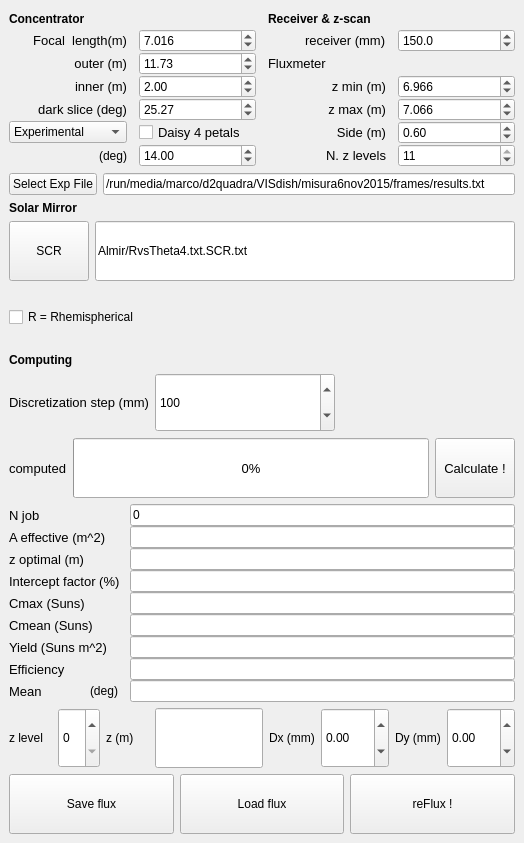
<?xml version="1.0" encoding="UTF-8"?>
<ui version="4.0">
 <class>SimulDish_DLG</class>
 <widget class="QWidget" name="SimulDish_DLG">
  <property name="geometry">
   <rect>
    <x>0</x>
    <y>0</y>
    <width>524</width>
    <height>843</height>
   </rect>
  </property>
  <property name="sizePolicy">
   <sizepolicy hsizetype="Expanding" vsizetype="Expanding">
    <horstretch>0</horstretch>
    <verstretch>0</verstretch>
   </sizepolicy>
  </property>
  <property name="windowTitle">
   <string>SimulDish</string>
  </property>
  <layout class="QVBoxLayout" name="verticalLayout">
   <item>
    <layout class="QGridLayout" name="gridLayout">
     <property name="sizeConstraint">
      <enum>QLayout::SetNoConstraint</enum>
     </property>
     <property name="horizontalSpacing">
      <number>12</number>
     </property>
     <property name="verticalSpacing">
      <number>0</number>
     </property>
     <item row="0" column="0">
      <widget class="QLabel" name="label_30">
       <property name="sizePolicy">
        <sizepolicy hsizetype="Expanding" vsizetype="Expanding">
         <horstretch>0</horstretch>
         <verstretch>0</verstretch>
        </sizepolicy>
       </property>
       <property name="font">
        <font>
         <weight>75</weight>
         <bold>true</bold>
        </font>
       </property>
       <property name="text">
        <string>Concentrator</string>
       </property>
      </widget>
     </item>
     <item row="0" column="1">
      <spacer name="horizontalSpacer_2">
       <property name="orientation">
        <enum>Qt::Horizontal</enum>
       </property>
       <property name="sizeHint" stdset="0">
        <size>
         <width>40</width>
         <height>20</height>
        </size>
       </property>
      </spacer>
     </item>
     <item row="0" column="2">
      <widget class="QLabel" name="label_31">
       <property name="sizePolicy">
        <sizepolicy hsizetype="Expanding" vsizetype="Expanding">
         <horstretch>0</horstretch>
         <verstretch>0</verstretch>
        </sizepolicy>
       </property>
       <property name="font">
        <font>
         <weight>75</weight>
         <bold>true</bold>
        </font>
       </property>
       <property name="text">
        <string>Receiver &amp; z-scan</string>
       </property>
      </widget>
     </item>
     <item row="0" column="3">
      <spacer name="horizontalSpacer">
       <property name="orientation">
        <enum>Qt::Horizontal</enum>
       </property>
       <property name="sizeHint" stdset="0">
        <size>
         <width>40</width>
         <height>20</height>
        </size>
       </property>
      </spacer>
     </item>
     <item row="1" column="0">
      <widget class="QLabel" name="label_5">
       <property name="sizePolicy">
        <sizepolicy hsizetype="Expanding" vsizetype="Expanding">
         <horstretch>0</horstretch>
         <verstretch>0</verstretch>
        </sizepolicy>
       </property>
       <property name="font">
        <font>
         <family>Arial</family>
         <pointsize>10</pointsize>
        </font>
       </property>
       <property name="text">
        <string>Focal  length(m)</string>
       </property>
       <property name="alignment">
        <set>Qt::AlignRight|Qt::AlignTrailing|Qt::AlignVCenter</set>
       </property>
      </widget>
     </item>
     <item row="1" column="1">
      <widget class="QDoubleSpinBox" name="dSB_Rc">
       <property name="sizePolicy">
        <sizepolicy hsizetype="Expanding" vsizetype="Expanding">
         <horstretch>0</horstretch>
         <verstretch>0</verstretch>
        </sizepolicy>
       </property>
       <property name="decimals">
        <number>3</number>
       </property>
       <property name="singleStep">
        <double>0.001000000000000</double>
       </property>
       <property name="value">
        <double>7.016000000000000</double>
       </property>
      </widget>
     </item>
     <item row="1" column="2">
      <layout class="QHBoxLayout" name="horizontalLayout_5">
       <property name="sizeConstraint">
        <enum>QLayout::SetNoConstraint</enum>
       </property>
       <item>
        <widget class="QLabel" name="label_10">
         <property name="sizePolicy">
          <sizepolicy hsizetype="Expanding" vsizetype="Expanding">
           <horstretch>0</horstretch>
           <verstretch>0</verstretch>
          </sizepolicy>
         </property>
         <property name="font">
          <font>
           <family>Symbol</family>
           <pointsize>12</pointsize>
          </font>
         </property>
         <property name="text">
          <string></string>
         </property>
        </widget>
       </item>
       <item>
        <widget class="QLabel" name="label_11">
         <property name="sizePolicy">
          <sizepolicy hsizetype="Expanding" vsizetype="Expanding">
           <horstretch>0</horstretch>
           <verstretch>0</verstretch>
          </sizepolicy>
         </property>
         <property name="font">
          <font>
           <family>Arial</family>
           <pointsize>10</pointsize>
          </font>
         </property>
         <property name="text">
          <string>receiver (mm)</string>
         </property>
        </widget>
       </item>
      </layout>
     </item>
     <item row="1" column="3">
      <widget class="QDoubleSpinBox" name="dSB_Dreceiver">
       <property name="sizePolicy">
        <sizepolicy hsizetype="Expanding" vsizetype="Expanding">
         <horstretch>0</horstretch>
         <verstretch>0</verstretch>
        </sizepolicy>
       </property>
       <property name="decimals">
        <number>1</number>
       </property>
       <property name="maximum">
        <double>1000.000000000000000</double>
       </property>
       <property name="value">
        <double>150.000000000000000</double>
       </property>
      </widget>
     </item>
     <item row="4" column="3">
      <widget class="QDoubleSpinBox" name="dSB_zmax">
       <property name="sizePolicy">
        <sizepolicy hsizetype="Expanding" vsizetype="Expanding">
         <horstretch>0</horstretch>
         <verstretch>0</verstretch>
        </sizepolicy>
       </property>
       <property name="decimals">
        <number>3</number>
       </property>
       <property name="singleStep">
        <double>0.010000000000000</double>
       </property>
       <property name="value">
        <double>7.066000000000000</double>
       </property>
      </widget>
     </item>
     <item row="2" column="0">
      <layout class="QHBoxLayout" name="horizontalLayout_2">
       <property name="sizeConstraint">
        <enum>QLayout::SetNoConstraint</enum>
       </property>
       <item>
        <widget class="QLabel" name="label_3">
         <property name="sizePolicy">
          <sizepolicy hsizetype="Expanding" vsizetype="Expanding">
           <horstretch>0</horstretch>
           <verstretch>0</verstretch>
          </sizepolicy>
         </property>
         <property name="font">
          <font>
           <family>Symbol</family>
           <pointsize>12</pointsize>
          </font>
         </property>
         <property name="text">
          <string></string>
         </property>
         <property name="alignment">
          <set>Qt::AlignRight|Qt::AlignTrailing|Qt::AlignVCenter</set>
         </property>
        </widget>
       </item>
       <item>
        <widget class="QLabel" name="label_4">
         <property name="sizePolicy">
          <sizepolicy hsizetype="Expanding" vsizetype="Expanding">
           <horstretch>0</horstretch>
           <verstretch>0</verstretch>
          </sizepolicy>
         </property>
         <property name="font">
          <font>
           <family>Arial</family>
           <pointsize>10</pointsize>
          </font>
         </property>
         <property name="text">
          <string>outer (m)</string>
         </property>
         <property name="alignment">
          <set>Qt::AlignRight|Qt::AlignTrailing|Qt::AlignVCenter</set>
         </property>
        </widget>
       </item>
      </layout>
     </item>
     <item row="2" column="1">
      <widget class="QDoubleSpinBox" name="dSB_Fouter">
       <property name="sizePolicy">
        <sizepolicy hsizetype="Expanding" vsizetype="Expanding">
         <horstretch>0</horstretch>
         <verstretch>0</verstretch>
        </sizepolicy>
       </property>
       <property name="decimals">
        <number>2</number>
       </property>
       <property name="value">
        <double>11.730000000000000</double>
       </property>
      </widget>
     </item>
     <item row="2" column="2">
      <widget class="QLabel" name="label_13">
       <property name="sizePolicy">
        <sizepolicy hsizetype="Expanding" vsizetype="Expanding">
         <horstretch>0</horstretch>
         <verstretch>0</verstretch>
        </sizepolicy>
       </property>
       <property name="font">
        <font>
         <family>Arial</family>
         <pointsize>10</pointsize>
        </font>
       </property>
       <property name="text">
        <string>Fluxmeter</string>
       </property>
      </widget>
     </item>
     <item row="2" column="3">
      <spacer name="horizontalSpacer_3">
       <property name="orientation">
        <enum>Qt::Horizontal</enum>
       </property>
       <property name="sizeHint" stdset="0">
        <size>
         <width>40</width>
         <height>20</height>
        </size>
       </property>
      </spacer>
     </item>
     <item row="3" column="0">
      <layout class="QHBoxLayout" name="horizontalLayout">
       <property name="sizeConstraint">
        <enum>QLayout::SetNoConstraint</enum>
       </property>
       <item>
        <widget class="QLabel" name="label">
         <property name="sizePolicy">
          <sizepolicy hsizetype="Expanding" vsizetype="Expanding">
           <horstretch>0</horstretch>
           <verstretch>0</verstretch>
          </sizepolicy>
         </property>
         <property name="font">
          <font>
           <family>Symbol</family>
           <pointsize>12</pointsize>
          </font>
         </property>
         <property name="text">
          <string></string>
         </property>
         <property name="alignment">
          <set>Qt::AlignRight|Qt::AlignTrailing|Qt::AlignVCenter</set>
         </property>
        </widget>
       </item>
       <item>
        <widget class="QLabel" name="label_2">
         <property name="sizePolicy">
          <sizepolicy hsizetype="Expanding" vsizetype="Expanding">
           <horstretch>0</horstretch>
           <verstretch>0</verstretch>
          </sizepolicy>
         </property>
         <property name="font">
          <font>
           <family>Arial</family>
           <pointsize>10</pointsize>
          </font>
         </property>
         <property name="text">
          <string>inner (m)</string>
         </property>
         <property name="alignment">
          <set>Qt::AlignRight|Qt::AlignTrailing|Qt::AlignVCenter</set>
         </property>
        </widget>
       </item>
      </layout>
     </item>
     <item row="3" column="1">
      <widget class="QDoubleSpinBox" name="dSB_Finner">
       <property name="sizePolicy">
        <sizepolicy hsizetype="Expanding" vsizetype="Expanding">
         <horstretch>0</horstretch>
         <verstretch>0</verstretch>
        </sizepolicy>
       </property>
       <property name="decimals">
        <number>2</number>
       </property>
       <property name="value">
        <double>2.000000000000000</double>
       </property>
      </widget>
     </item>
     <item row="3" column="2">
      <widget class="QLabel" name="label_14">
       <property name="sizePolicy">
        <sizepolicy hsizetype="Expanding" vsizetype="Expanding">
         <horstretch>0</horstretch>
         <verstretch>0</verstretch>
        </sizepolicy>
       </property>
       <property name="font">
        <font>
         <family>Arial</family>
         <pointsize>10</pointsize>
        </font>
       </property>
       <property name="text">
        <string>z min (m)</string>
       </property>
       <property name="alignment">
        <set>Qt::AlignRight|Qt::AlignTrailing|Qt::AlignVCenter</set>
       </property>
      </widget>
     </item>
     <item row="3" column="3">
      <widget class="QDoubleSpinBox" name="dSB_zmin">
       <property name="sizePolicy">
        <sizepolicy hsizetype="Expanding" vsizetype="Expanding">
         <horstretch>0</horstretch>
         <verstretch>0</verstretch>
        </sizepolicy>
       </property>
       <property name="decimals">
        <number>3</number>
       </property>
       <property name="singleStep">
        <double>0.010000000000000</double>
       </property>
       <property name="value">
        <double>6.966000000000000</double>
       </property>
      </widget>
     </item>
     <item row="4" column="0">
      <layout class="QHBoxLayout" name="horizontalLayout_3">
       <property name="sizeConstraint">
        <enum>QLayout::SetNoConstraint</enum>
       </property>
       <item>
        <widget class="QLabel" name="label_6">
         <property name="sizePolicy">
          <sizepolicy hsizetype="Expanding" vsizetype="Expanding">
           <horstretch>0</horstretch>
           <verstretch>0</verstretch>
          </sizepolicy>
         </property>
         <property name="font">
          <font>
           <family>Symbol</family>
           <pointsize>12</pointsize>
          </font>
         </property>
         <property name="text">
          <string></string>
         </property>
         <property name="alignment">
          <set>Qt::AlignRight|Qt::AlignTrailing|Qt::AlignVCenter</set>
         </property>
        </widget>
       </item>
       <item>
        <widget class="QLabel" name="label_7">
         <property name="sizePolicy">
          <sizepolicy hsizetype="Expanding" vsizetype="Expanding">
           <horstretch>0</horstretch>
           <verstretch>0</verstretch>
          </sizepolicy>
         </property>
         <property name="font">
          <font>
           <family>Arial</family>
           <pointsize>10</pointsize>
          </font>
         </property>
         <property name="text">
          <string>dark slice (deg)</string>
         </property>
         <property name="alignment">
          <set>Qt::AlignRight|Qt::AlignTrailing|Qt::AlignVCenter</set>
         </property>
        </widget>
       </item>
      </layout>
     </item>
     <item row="4" column="1">
      <widget class="QDoubleSpinBox" name="dSB_Dalpha">
       <property name="sizePolicy">
        <sizepolicy hsizetype="Expanding" vsizetype="Expanding">
         <horstretch>0</horstretch>
         <verstretch>0</verstretch>
        </sizepolicy>
       </property>
       <property name="decimals">
        <number>2</number>
       </property>
       <property name="maximum">
        <double>360.000000000000000</double>
       </property>
       <property name="value">
        <double>25.270000000000000</double>
       </property>
      </widget>
     </item>
     <item row="4" column="2">
      <widget class="QLabel" name="label_15">
       <property name="sizePolicy">
        <sizepolicy hsizetype="Expanding" vsizetype="Expanding">
         <horstretch>0</horstretch>
         <verstretch>0</verstretch>
        </sizepolicy>
       </property>
       <property name="font">
        <font>
         <family>Arial</family>
         <pointsize>10</pointsize>
        </font>
       </property>
       <property name="text">
        <string>z max (m)</string>
       </property>
       <property name="alignment">
        <set>Qt::AlignRight|Qt::AlignTrailing|Qt::AlignVCenter</set>
       </property>
      </widget>
     </item>
     <item row="5" column="3">
      <widget class="QDoubleSpinBox" name="dSB_fluxmeter">
       <property name="sizePolicy">
        <sizepolicy hsizetype="Expanding" vsizetype="Expanding">
         <horstretch>0</horstretch>
         <verstretch>0</verstretch>
        </sizepolicy>
       </property>
       <property name="decimals">
        <number>2</number>
       </property>
       <property name="singleStep">
        <double>0.100000000000000</double>
       </property>
       <property name="value">
        <double>0.600000000000000</double>
       </property>
      </widget>
     </item>
     <item row="5" column="1">
      <widget class="QCheckBox" name="checkBox_daisy">
       <property name="sizePolicy">
        <sizepolicy hsizetype="Expanding" vsizetype="Expanding">
         <horstretch>0</horstretch>
         <verstretch>0</verstretch>
        </sizepolicy>
       </property>
       <property name="font">
        <font>
         <family>Arial</family>
         <pointsize>10</pointsize>
        </font>
       </property>
       <property name="text">
        <string>Daisy 4 petals</string>
       </property>
      </widget>
     </item>
     <item row="6" column="1">
      <widget class="QDoubleSpinBox" name="dSB_Beta">
       <property name="sizePolicy">
        <sizepolicy hsizetype="Expanding" vsizetype="Expanding">
         <horstretch>0</horstretch>
         <verstretch>0</verstretch>
        </sizepolicy>
       </property>
       <property name="decimals">
        <number>2</number>
       </property>
       <property name="maximum">
        <double>80.000000000000000</double>
       </property>
       <property name="singleStep">
        <double>0.100000000000000</double>
       </property>
       <property name="value">
        <double>14.000000000000000</double>
       </property>
      </widget>
     </item>
     <item row="5" column="2">
      <widget class="QLabel" name="label_17">
       <property name="sizePolicy">
        <sizepolicy hsizetype="Expanding" vsizetype="Expanding">
         <horstretch>0</horstretch>
         <verstretch>0</verstretch>
        </sizepolicy>
       </property>
       <property name="font">
        <font>
         <family>Arial</family>
         <pointsize>10</pointsize>
        </font>
       </property>
       <property name="text">
        <string> Side (m)</string>
       </property>
       <property name="alignment">
        <set>Qt::AlignRight|Qt::AlignTrailing|Qt::AlignVCenter</set>
       </property>
      </widget>
     </item>
     <item row="6" column="0">
      <layout class="QHBoxLayout" name="horizontalLayout_4">
       <property name="sizeConstraint">
        <enum>QLayout::SetNoConstraint</enum>
       </property>
       <item>
        <widget class="QLabel" name="label_8">
         <property name="sizePolicy">
          <sizepolicy hsizetype="Expanding" vsizetype="Expanding">
           <horstretch>0</horstretch>
           <verstretch>0</verstretch>
          </sizepolicy>
         </property>
         <property name="font">
          <font>
           <family>Symbol</family>
           <pointsize>12</pointsize>
          </font>
         </property>
         <property name="text">
          <string></string>
         </property>
         <property name="alignment">
          <set>Qt::AlignRight|Qt::AlignTrailing|Qt::AlignVCenter</set>
         </property>
        </widget>
       </item>
       <item>
        <widget class="QLabel" name="label_9">
         <property name="sizePolicy">
          <sizepolicy hsizetype="Expanding" vsizetype="Expanding">
           <horstretch>0</horstretch>
           <verstretch>0</verstretch>
          </sizepolicy>
         </property>
         <property name="maximumSize">
          <size>
           <width>35</width>
           <height>16777215</height>
          </size>
         </property>
         <property name="text">
          <string>(deg)</string>
         </property>
         <property name="alignment">
          <set>Qt::AlignRight|Qt::AlignTrailing|Qt::AlignVCenter</set>
         </property>
        </widget>
       </item>
      </layout>
     </item>
     <item row="6" column="3">
      <widget class="QSpinBox" name="spinBox_Nz">
       <property name="sizePolicy">
        <sizepolicy hsizetype="Expanding" vsizetype="Expanding">
         <horstretch>0</horstretch>
         <verstretch>0</verstretch>
        </sizepolicy>
       </property>
       <property name="maximum">
        <number>11</number>
       </property>
       <property name="value">
        <number>11</number>
       </property>
      </widget>
     </item>
     <item row="6" column="2">
      <widget class="QLabel" name="label_25">
       <property name="sizePolicy">
        <sizepolicy hsizetype="Expanding" vsizetype="Expanding">
         <horstretch>0</horstretch>
         <verstretch>0</verstretch>
        </sizepolicy>
       </property>
       <property name="font">
        <font>
         <family>Arial</family>
         <pointsize>10</pointsize>
        </font>
       </property>
       <property name="text">
        <string>N. z levels</string>
       </property>
       <property name="alignment">
        <set>Qt::AlignRight|Qt::AlignTrailing|Qt::AlignVCenter</set>
       </property>
      </widget>
     </item>
     <item row="5" column="0">
      <widget class="QComboBox" name="comboBox_shape">
       <property name="currentIndex">
        <number>2</number>
       </property>
       <item>
        <property name="text">
         <string>Spherical</string>
        </property>
       </item>
       <item>
        <property name="text">
         <string>Paraboloid</string>
        </property>
       </item>
       <item>
        <property name="text">
         <string>Experimental</string>
        </property>
       </item>
      </widget>
     </item>
    </layout>
   </item>
   <item>
    <layout class="QHBoxLayout" name="horizontalLayout_6">
     <item>
      <widget class="QPushButton" name="pushButton_expFile">
       <property name="text">
        <string>Select Exp File</string>
       </property>
      </widget>
     </item>
     <item>
      <widget class="QLineEdit" name="lineEdit_expFile">
       <property name="text">
        <string>/run/media/marco/d2quadra/VISdish/misura6nov2015/frames/results.txt</string>
       </property>
      </widget>
     </item>
    </layout>
   </item>
   <item>
    <widget class="QLabel" name="label_32">
     <property name="font">
      <font>
       <weight>75</weight>
       <bold>true</bold>
      </font>
     </property>
     <property name="text">
      <string>Solar Mirror</string>
     </property>
    </widget>
   </item>
   <item>
    <layout class="QHBoxLayout" name="horizontalLayout_11">
     <item>
      <widget class="QPushButton" name="pushButton_SCR">
       <property name="sizePolicy">
        <sizepolicy hsizetype="Minimum" vsizetype="Expanding">
         <horstretch>0</horstretch>
         <verstretch>0</verstretch>
        </sizepolicy>
       </property>
       <property name="text">
        <string>SCR</string>
       </property>
      </widget>
     </item>
     <item>
      <widget class="QLineEdit" name="lineEdit_SCR">
       <property name="sizePolicy">
        <sizepolicy hsizetype="Expanding" vsizetype="Expanding">
         <horstretch>0</horstretch>
         <verstretch>0</verstretch>
        </sizepolicy>
       </property>
       <property name="text">
        <string>Almir/RvsTheta4.txt.SCR.txt</string>
       </property>
      </widget>
     </item>
    </layout>
   </item>
   <item>
    <widget class="QCheckBox" name="checkBox_Rh">
     <property name="sizePolicy">
      <sizepolicy hsizetype="Expanding" vsizetype="Expanding">
       <horstretch>0</horstretch>
       <verstretch>0</verstretch>
      </sizepolicy>
     </property>
     <property name="text">
      <string>R = Rhemispherical</string>
     </property>
    </widget>
   </item>
   <item>
    <widget class="QLabel" name="label_33">
     <property name="font">
      <font>
       <weight>75</weight>
       <bold>true</bold>
      </font>
     </property>
     <property name="text">
      <string>Computing</string>
     </property>
    </widget>
   </item>
   <item>
    <layout class="QHBoxLayout" name="horizontalLayout_8">
     <item>
      <widget class="QLabel" name="label_26">
       <property name="sizePolicy">
        <sizepolicy hsizetype="Minimum" vsizetype="Expanding">
         <horstretch>0</horstretch>
         <verstretch>0</verstretch>
        </sizepolicy>
       </property>
       <property name="font">
        <font>
         <family>Arial</family>
         <pointsize>10</pointsize>
        </font>
       </property>
       <property name="text">
        <string>Discretization step (mm)</string>
       </property>
      </widget>
     </item>
     <item>
      <widget class="QDoubleSpinBox" name="dSB_step">
       <property name="sizePolicy">
        <sizepolicy hsizetype="Expanding" vsizetype="Expanding">
         <horstretch>0</horstretch>
         <verstretch>0</verstretch>
        </sizepolicy>
       </property>
       <property name="decimals">
        <number>0</number>
       </property>
       <property name="maximum">
        <double>1000.000000000000000</double>
       </property>
       <property name="value">
        <double>100.000000000000000</double>
       </property>
      </widget>
     </item>
     <item>
      <spacer name="horizontalSpacer_4">
       <property name="orientation">
        <enum>Qt::Horizontal</enum>
       </property>
       <property name="sizeHint" stdset="0">
        <size>
         <width>40</width>
         <height>20</height>
        </size>
       </property>
      </spacer>
     </item>
    </layout>
   </item>
   <item>
    <layout class="QHBoxLayout" name="horizontalLayout_7">
     <property name="sizeConstraint">
      <enum>QLayout::SetNoConstraint</enum>
     </property>
     <item>
      <widget class="QLabel" name="label_18">
       <property name="sizePolicy">
        <sizepolicy hsizetype="Minimum" vsizetype="Expanding">
         <horstretch>0</horstretch>
         <verstretch>0</verstretch>
        </sizepolicy>
       </property>
       <property name="font">
        <font>
         <family>Arial</family>
         <pointsize>10</pointsize>
        </font>
       </property>
       <property name="text">
        <string>computed</string>
       </property>
      </widget>
     </item>
     <item>
      <widget class="QProgressBar" name="progressBar">
       <property name="sizePolicy">
        <sizepolicy hsizetype="Expanding" vsizetype="Expanding">
         <horstretch>0</horstretch>
         <verstretch>0</verstretch>
        </sizepolicy>
       </property>
       <property name="font">
        <font>
         <family>Arial</family>
         <pointsize>10</pointsize>
        </font>
       </property>
       <property name="value">
        <number>0</number>
       </property>
      </widget>
     </item>
     <item>
      <widget class="QPushButton" name="pushButton_calculate">
       <property name="sizePolicy">
        <sizepolicy hsizetype="Minimum" vsizetype="Expanding">
         <horstretch>0</horstretch>
         <verstretch>0</verstretch>
        </sizepolicy>
       </property>
       <property name="font">
        <font>
         <family>Arial</family>
         <pointsize>10</pointsize>
        </font>
       </property>
       <property name="text">
        <string>Calculate !</string>
       </property>
      </widget>
     </item>
    </layout>
   </item>
   <item>
    <layout class="QGridLayout" name="gridLayout_3">
     <property name="sizeConstraint">
      <enum>QLayout::SetNoConstraint</enum>
     </property>
     <property name="horizontalSpacing">
      <number>6</number>
     </property>
     <property name="verticalSpacing">
      <number>0</number>
     </property>
     <item row="6" column="1">
      <widget class="QLineEdit" name="lineEdit_yield">
       <property name="sizePolicy">
        <sizepolicy hsizetype="Expanding" vsizetype="Expanding">
         <horstretch>0</horstretch>
         <verstretch>0</verstretch>
        </sizepolicy>
       </property>
      </widget>
     </item>
     <item row="0" column="0">
      <widget class="QLabel" name="label_24">
       <property name="sizePolicy">
        <sizepolicy hsizetype="Minimum" vsizetype="Expanding">
         <horstretch>0</horstretch>
         <verstretch>0</verstretch>
        </sizepolicy>
       </property>
       <property name="font">
        <font>
         <family>Arial</family>
         <pointsize>10</pointsize>
        </font>
       </property>
       <property name="text">
        <string>N job</string>
       </property>
      </widget>
     </item>
     <item row="0" column="1">
      <widget class="QLineEdit" name="lineEdit_Njob">
       <property name="sizePolicy">
        <sizepolicy hsizetype="Expanding" vsizetype="Expanding">
         <horstretch>0</horstretch>
         <verstretch>0</verstretch>
        </sizepolicy>
       </property>
       <property name="text">
        <string>0</string>
       </property>
      </widget>
     </item>
     <item row="1" column="0">
      <widget class="QLabel" name="label_19">
       <property name="sizePolicy">
        <sizepolicy hsizetype="Minimum" vsizetype="Expanding">
         <horstretch>0</horstretch>
         <verstretch>0</verstretch>
        </sizepolicy>
       </property>
       <property name="font">
        <font>
         <family>Arial</family>
         <pointsize>10</pointsize>
        </font>
       </property>
       <property name="text">
        <string>A effective (m^2)</string>
       </property>
      </widget>
     </item>
     <item row="1" column="1">
      <widget class="QLineEdit" name="lineEdit_A">
       <property name="sizePolicy">
        <sizepolicy hsizetype="Expanding" vsizetype="Expanding">
         <horstretch>0</horstretch>
         <verstretch>0</verstretch>
        </sizepolicy>
       </property>
      </widget>
     </item>
     <item row="2" column="0">
      <widget class="QLabel" name="label_21">
       <property name="sizePolicy">
        <sizepolicy hsizetype="Minimum" vsizetype="Expanding">
         <horstretch>0</horstretch>
         <verstretch>0</verstretch>
        </sizepolicy>
       </property>
       <property name="font">
        <font>
         <family>Arial</family>
         <pointsize>10</pointsize>
        </font>
       </property>
       <property name="text">
        <string>z optimal (m)</string>
       </property>
      </widget>
     </item>
     <item row="2" column="1">
      <widget class="QLineEdit" name="lineEdit_zOpt">
       <property name="sizePolicy">
        <sizepolicy hsizetype="Expanding" vsizetype="Expanding">
         <horstretch>0</horstretch>
         <verstretch>0</verstretch>
        </sizepolicy>
       </property>
      </widget>
     </item>
     <item row="3" column="0">
      <widget class="QLabel" name="label_20">
       <property name="sizePolicy">
        <sizepolicy hsizetype="Minimum" vsizetype="Expanding">
         <horstretch>0</horstretch>
         <verstretch>0</verstretch>
        </sizepolicy>
       </property>
       <property name="font">
        <font>
         <family>Arial</family>
         <pointsize>10</pointsize>
        </font>
       </property>
       <property name="text">
        <string>Intercept factor (%) </string>
       </property>
      </widget>
     </item>
     <item row="3" column="1">
      <widget class="QLineEdit" name="lineEdit_RC">
       <property name="sizePolicy">
        <sizepolicy hsizetype="Expanding" vsizetype="Expanding">
         <horstretch>0</horstretch>
         <verstretch>0</verstretch>
        </sizepolicy>
       </property>
      </widget>
     </item>
     <item row="4" column="0">
      <widget class="QLabel" name="label_22">
       <property name="sizePolicy">
        <sizepolicy hsizetype="Minimum" vsizetype="Expanding">
         <horstretch>0</horstretch>
         <verstretch>0</verstretch>
        </sizepolicy>
       </property>
       <property name="font">
        <font>
         <family>Arial</family>
         <pointsize>10</pointsize>
        </font>
       </property>
       <property name="text">
        <string>Cmax (Suns)</string>
       </property>
      </widget>
     </item>
     <item row="4" column="1">
      <widget class="QLineEdit" name="lineEdit_Cmax">
       <property name="sizePolicy">
        <sizepolicy hsizetype="Expanding" vsizetype="Expanding">
         <horstretch>0</horstretch>
         <verstretch>0</verstretch>
        </sizepolicy>
       </property>
      </widget>
     </item>
     <item row="5" column="0">
      <widget class="QLabel" name="label_23">
       <property name="sizePolicy">
        <sizepolicy hsizetype="Minimum" vsizetype="Expanding">
         <horstretch>0</horstretch>
         <verstretch>0</verstretch>
        </sizepolicy>
       </property>
       <property name="font">
        <font>
         <family>Arial</family>
         <pointsize>10</pointsize>
        </font>
       </property>
       <property name="text">
        <string>Cmean (Suns)</string>
       </property>
      </widget>
     </item>
     <item row="5" column="1">
      <widget class="QLineEdit" name="lineEdit_Cmean">
       <property name="sizePolicy">
        <sizepolicy hsizetype="Expanding" vsizetype="Expanding">
         <horstretch>0</horstretch>
         <verstretch>0</verstretch>
        </sizepolicy>
       </property>
      </widget>
     </item>
     <item row="8" column="0">
      <layout class="QHBoxLayout" name="horizontalLayout_9">
       <item>
        <widget class="QLabel" name="label_27">
         <property name="sizePolicy">
          <sizepolicy hsizetype="Minimum" vsizetype="Expanding">
           <horstretch>0</horstretch>
           <verstretch>0</verstretch>
          </sizepolicy>
         </property>
         <property name="font">
          <font>
           <family>Arial</family>
           <pointsize>10</pointsize>
          </font>
         </property>
         <property name="text">
          <string>Mean</string>
         </property>
        </widget>
       </item>
       <item>
        <widget class="QLabel" name="label_28">
         <property name="sizePolicy">
          <sizepolicy hsizetype="Minimum" vsizetype="Expanding">
           <horstretch>0</horstretch>
           <verstretch>0</verstretch>
          </sizepolicy>
         </property>
         <property name="font">
          <font>
           <family>Symbol</family>
           <pointsize>14</pointsize>
          </font>
         </property>
         <property name="text">
          <string></string>
         </property>
        </widget>
       </item>
       <item>
        <widget class="QLabel" name="label_29">
         <property name="sizePolicy">
          <sizepolicy hsizetype="Minimum" vsizetype="Expanding">
           <horstretch>0</horstretch>
           <verstretch>0</verstretch>
          </sizepolicy>
         </property>
         <property name="text">
          <string>(deg)</string>
         </property>
        </widget>
       </item>
      </layout>
     </item>
     <item row="8" column="1">
      <widget class="QLineEdit" name="lineEdit_thetaInc">
       <property name="sizePolicy">
        <sizepolicy hsizetype="Expanding" vsizetype="Expanding">
         <horstretch>0</horstretch>
         <verstretch>0</verstretch>
        </sizepolicy>
       </property>
      </widget>
     </item>
     <item row="6" column="0">
      <widget class="QLabel" name="label_34">
       <property name="sizePolicy">
        <sizepolicy hsizetype="Minimum" vsizetype="Expanding">
         <horstretch>0</horstretch>
         <verstretch>0</verstretch>
        </sizepolicy>
       </property>
       <property name="font">
        <font>
         <family>Arial</family>
         <pointsize>10</pointsize>
        </font>
       </property>
       <property name="text">
        <string>Yield (Suns m^2)</string>
       </property>
      </widget>
     </item>
     <item row="7" column="0">
      <widget class="QLabel" name="label_38">
       <property name="sizePolicy">
        <sizepolicy hsizetype="Minimum" vsizetype="Expanding">
         <horstretch>0</horstretch>
         <verstretch>0</verstretch>
        </sizepolicy>
       </property>
       <property name="font">
        <font>
         <family>Arial</family>
         <pointsize>10</pointsize>
        </font>
       </property>
       <property name="text">
        <string>Efficiency</string>
       </property>
      </widget>
     </item>
     <item row="7" column="1">
      <widget class="QLineEdit" name="lineEdit_Ceffi">
       <property name="sizePolicy">
        <sizepolicy hsizetype="Expanding" vsizetype="Expanding">
         <horstretch>0</horstretch>
         <verstretch>0</verstretch>
        </sizepolicy>
       </property>
      </widget>
     </item>
    </layout>
   </item>
   <item>
    <layout class="QHBoxLayout" name="horizontalLayout_12">
     <item>
      <widget class="QLabel" name="label_35">
       <property name="sizePolicy">
        <sizepolicy hsizetype="Minimum" vsizetype="Expanding">
         <horstretch>0</horstretch>
         <verstretch>0</verstretch>
        </sizepolicy>
       </property>
       <property name="text">
        <string>z level</string>
       </property>
      </widget>
     </item>
     <item>
      <widget class="QSpinBox" name="spinBox_NzF">
       <property name="sizePolicy">
        <sizepolicy hsizetype="Minimum" vsizetype="Expanding">
         <horstretch>0</horstretch>
         <verstretch>0</verstretch>
        </sizepolicy>
       </property>
      </widget>
     </item>
     <item>
      <widget class="QLabel" name="label_12">
       <property name="text">
        <string>z (m)</string>
       </property>
      </widget>
     </item>
     <item>
      <widget class="QLineEdit" name="lineEdit_zCurrent">
       <property name="sizePolicy">
        <sizepolicy hsizetype="Minimum" vsizetype="Expanding">
         <horstretch>0</horstretch>
         <verstretch>0</verstretch>
        </sizepolicy>
       </property>
       <property name="minimumSize">
        <size>
         <width>80</width>
         <height>0</height>
        </size>
       </property>
      </widget>
     </item>
     <item>
      <widget class="QLabel" name="label_36">
       <property name="sizePolicy">
        <sizepolicy hsizetype="Minimum" vsizetype="Expanding">
         <horstretch>0</horstretch>
         <verstretch>0</verstretch>
        </sizepolicy>
       </property>
       <property name="text">
        <string>Dx (mm)</string>
       </property>
      </widget>
     </item>
     <item>
      <widget class="QDoubleSpinBox" name="dSB_Dx">
       <property name="sizePolicy">
        <sizepolicy hsizetype="Minimum" vsizetype="Expanding">
         <horstretch>0</horstretch>
         <verstretch>0</verstretch>
        </sizepolicy>
       </property>
       <property name="minimum">
        <double>-500.000000000000000</double>
       </property>
       <property name="maximum">
        <double>500.000000000000000</double>
       </property>
      </widget>
     </item>
     <item>
      <widget class="QLabel" name="label_37">
       <property name="sizePolicy">
        <sizepolicy hsizetype="Minimum" vsizetype="Expanding">
         <horstretch>0</horstretch>
         <verstretch>0</verstretch>
        </sizepolicy>
       </property>
       <property name="text">
        <string>Dy (mm)</string>
       </property>
      </widget>
     </item>
     <item>
      <widget class="QDoubleSpinBox" name="dSB_Dy">
       <property name="sizePolicy">
        <sizepolicy hsizetype="Minimum" vsizetype="Expanding">
         <horstretch>0</horstretch>
         <verstretch>0</verstretch>
        </sizepolicy>
       </property>
       <property name="minimum">
        <double>-500.000000000000000</double>
       </property>
       <property name="maximum">
        <double>500.000000000000000</double>
       </property>
      </widget>
     </item>
    </layout>
   </item>
   <item>
    <layout class="QHBoxLayout" name="horizontalLayout_13">
     <item>
      <widget class="QPushButton" name="pushButton_save">
       <property name="sizePolicy">
        <sizepolicy hsizetype="Expanding" vsizetype="Expanding">
         <horstretch>0</horstretch>
         <verstretch>0</verstretch>
        </sizepolicy>
       </property>
       <property name="text">
        <string>Save flux</string>
       </property>
      </widget>
     </item>
     <item>
      <widget class="QPushButton" name="pushButton_load">
       <property name="sizePolicy">
        <sizepolicy hsizetype="Expanding" vsizetype="Expanding">
         <horstretch>0</horstretch>
         <verstretch>0</verstretch>
        </sizepolicy>
       </property>
       <property name="text">
        <string>Load flux</string>
       </property>
      </widget>
     </item>
     <item>
      <widget class="QPushButton" name="pushButton_reFlux">
       <property name="sizePolicy">
        <sizepolicy hsizetype="Expanding" vsizetype="Expanding">
         <horstretch>0</horstretch>
         <verstretch>0</verstretch>
        </sizepolicy>
       </property>
       <property name="text">
        <string>reFlux !</string>
       </property>
      </widget>
     </item>
    </layout>
   </item>
  </layout>
 </widget>
 <layoutdefault spacing="6" margin="9"/>
 <resources/>
 <connections/>
</ui>
